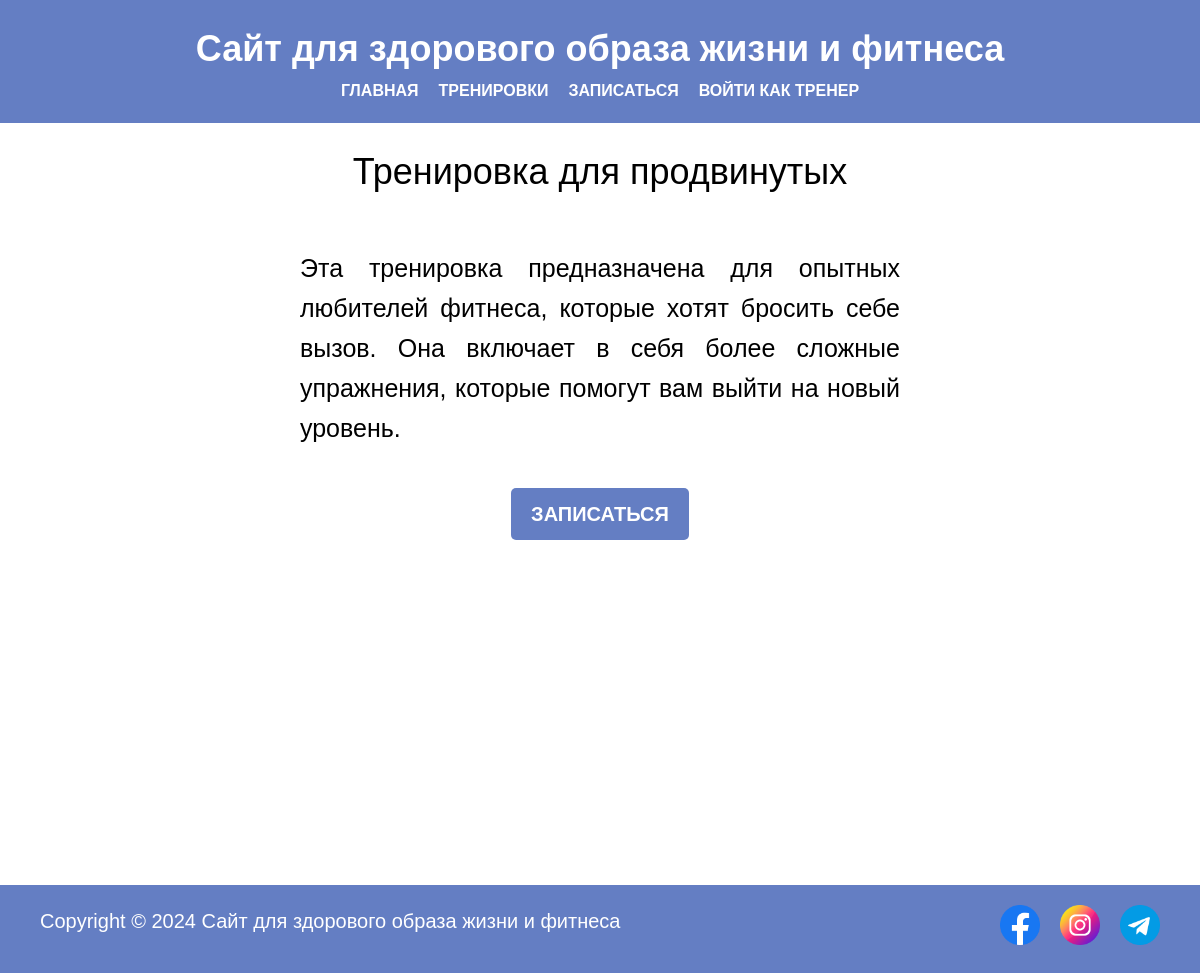
The app's page /hard-training/ with its own data.
### mysite/models.py (models this page shows, shortened)
class Training(models.Model):
    title = models.CharField(max_length=75)
    description = models.TextField()
    slug = models.SlugField()
    image = models.ImageField(blank=True)

### mysite/views.py (the view)
# urls.py: path('<slug:slug>/', views.training_page, name="training"),
def training_page(request, slug):
    training = Training.objects.get(slug=slug)
    return render(request, "training_page.html", {"training": training})

### templates/training_page.html (shortened to what this page needs)
{% extends "layout.html" %}
{% load static %}
{% block content %}
<div class="content center">
    <h1 class="training-title">{{training.title}}</h1>
    <div class="description">
        <p>{{training.description}}</p> <br>
        <p style="text-align: center"><a href="{% url "reg" %}" class="btn">Записаться</a></p>
    </div>
    <br>
    <br>
</div>
{% endblock content %}

### static/css/style.css (style rules this page uses)
* { margin: 0; padding: 0; box-sizing: border-box; }
body { font-family: Arial, sans-serif; line-height: 1.6; height: 100%; }
a { text-decoration: none; }
.center { margin: 0 auto; text-align: center; }
.description { font-size: 25px; width: 50%; margin: 20px auto; text-align: justify; }
.description a { display: inline-block; padding: 10px 20px; background-color: #647ec3; color: #fff; text-transform: uppercase; font-weight: bold; border-radius: 5px; font-size: 20px; margin: 0 auto; }
.training-title { font-size: 36px; font-weight: normal; margin-top: 20px; }
.btn { padding: 8px 16px; margin: 10px auto; display: block; background-color: #647ec3; color: white; cursor: pointer; }

### records on screen
Training: title "Тренировка для продвинутых", description "Эта тренировка предназначена для опытных любителей фитнеса, которые хотят бросить себе вызов. Она включает в себя более сложные упражнения, которые помогут вам выйти на новый уровень."
